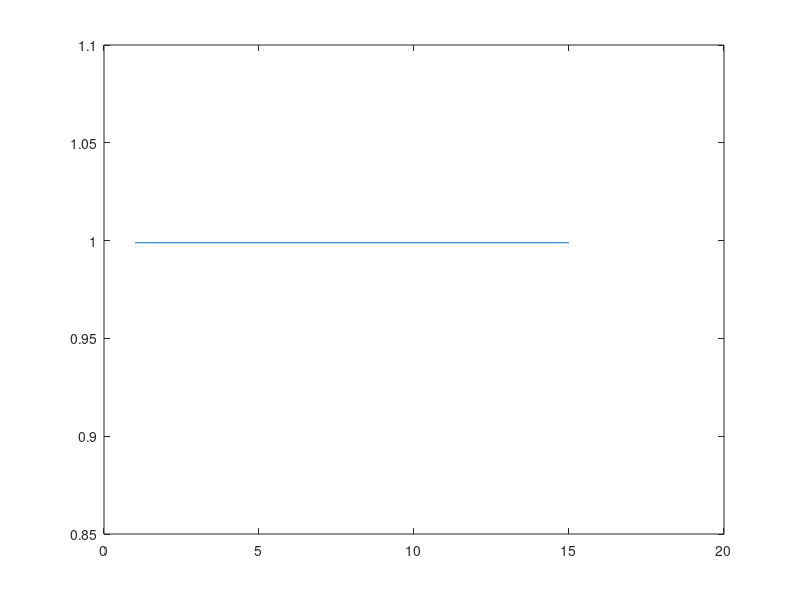

The MATLAB source for this figure:
AMOUNT_OF_ROBOTS = 2;

% Import the data
data = importdata('experiment.txt');
data = data(:,2:end);

% Keep only the needed column of the matrix
index = 1:AMOUNT_OF_ROBOTS*7;
index = mod(index-5,7) == 0 | mod(index-6,7) == 0; % 1 where the column must be kept
data = data(:,index); % The matrix rows now only contains the needed data: x1,y1,x2,y2,...,xn,yn.

% Compute the reference angle
refAngle = 2*pi/AMOUNT_OF_ROBOTS; % in radians

% Get the absolute angles
xIndices = mod(1:AMOUNT_OF_ROBOTS*2, 2) == 0;
yIndices = mod(1:AMOUNT_OF_ROBOTS*2, 2) == 1;

x = data(:, xIndices);
y = data(:, yIndices);
% 
% x = [0.5 * cos((1:AMOUNT_OF_ROBOTS) * 2*pi/AMOUNT_OF_ROBOTS); 0.5 * cos((1:AMOUNT_OF_ROBOTS) * 2*pi/AMOUNT_OF_ROBOTS)];
% y = [0.5 * sin((1:AMOUNT_OF_ROBOTS) * 2*pi/AMOUNT_OF_ROBOTS); 0.5 * sin((1:AMOUNT_OF_ROBOTS) * 2*pi/AMOUNT_OF_ROBOTS)];
% 
% x = [0 1];
% y = [1 0];

absoluteAngles = atan2(y,x);
absoluteAngles = sort(absoluteAngles, 2);

% Relative angles
relativeAngles = [diff(absoluteAngles, 1, 2) absoluteAngles(:,1)+2*pi-absoluteAngles(:,end)];

relErrors = abs((relativeAngles - refAngle)/refAngle);
results = mean(relErrors, 2);

plot(1:size(absoluteAngles,1),results)